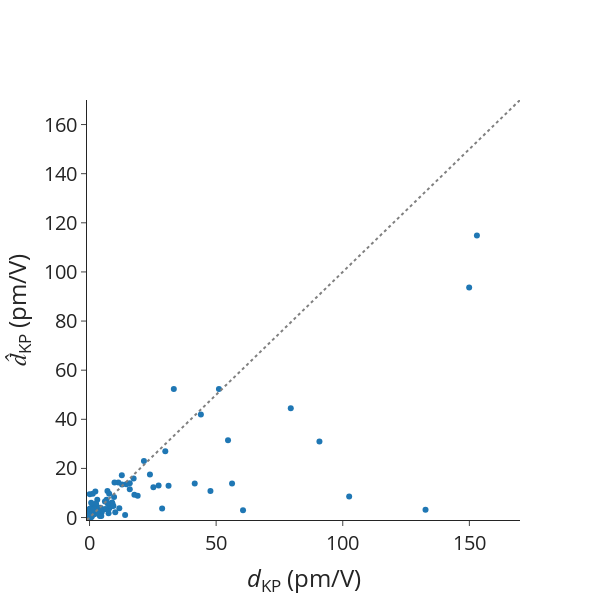

The cell this chart's notebook holds for it:
### Markdown cell above
# Errors on dKP

### Code cell
# Data

mae = mean_absolute_error(df_pred_matten["dKP_true"], df_pred_matten["dKP_matten"])
mape = mean_absolute_percentage_error(
    df_pred_matten["dKP_true"], df_pred_matten["dKP_matten"]
)
rmse = root_mean_squared_error(df_pred_matten["dKP_true"], df_pred_matten["dKP_matten"])
spearmanrho = spearmanr(df_pred_matten["dKP_true"], df_pred_matten["dKP_matten"])
print(f"MAE = {mae}")
print(f"MAPE = {mape}")
print(f"RMSE = {rmse}")
print(f"Rho_sp = {spearmanrho.statistic}")

# Scatter plot for previous outputs.
scatter_dKP = go.Scatter(
    x=df_pred_matten["dKP_true"],
    y=df_pred_matten["dKP_matten"],
    mode="markers",
    name="",
    showlegend=False,
    text=[mpid for mpid in df_pred_matten.index.values],
)

ideal = go.Scatter(
    x=[-1, 200],
    y=[-1, 200],
    mode="lines",
    line=dict(color="gray", dash="dot"),
    showlegend=False,
)

# Layout
layout = go.Layout(
    # title=dict(text='Scatter Plot'),
    xaxis=dict(title="<i>d</i><sub>KP</sub> (pm/V)", range=[-1, 170]),
    yaxis=dict(title="<i>d&#770;</i><sub>KP</sub> (pm/V)", range=[-1, 170]),
    # legend=dict(font=dict(size=12)),
)

# Create figure
fig = go.Figure(data=[scatter_dKP, ideal], layout=layout)

fig.update_layout(
    autosize=False,
    font_size=20,
    width=600,
    height=600,
    # plot_bgcolor="white",
    template="simple_white",
)
fig.update_layout(
    xaxis=dict(
        # tickmode = 'array',
        # tickvals = [1, 2,3,4,5,6,7,8],
        # ticktext = ['One', 'Three', 'Five', 'Seven', 'Nine', 'Eleven']
        showgrid=False,
    ),
    yaxis=dict(
        # tickmode = 'array',
        # tickvals = [1, 2,3,4,5,6,7,8],
        # ticktext = ['One', 'Three', 'Five', 'Seven', 'Nine', 'Eleven']
        showgrid=False,
    ),
)

# Show figure
fig.show()

### Figure 1 — Plotly figure (JSON) as saved in the notebook; plotly's stock layout.template omitted (floating-point values rounded to 4 significant figures)
{"data": [{"mode": "markers", "name": "", "showlegend": false, "text": ["mp-552663", "mp-753401", "mp-23363", "mp-559961", "mp-17066", "mp-29155", "mp-542931", "mp-27316", "mp-6126", "mp-997027", "mp-21521", "mp-8673", "mp-23280", "mp-561664", "mp-23794", "mp-756570", "mp-27987", "mp-550959", "mp-556719", "mp-27914", "mp-29524", "mp-504908", "mp-559065", "mp-769218", "mp-570213", "mp-1023936", "mp-560588", "mp-1222661", "mp-1227993", "mp-567246", "mp-1184796", "mp-1217830", "mp-774907", "mp-672158", "mp-1228522", "mp-504910", "mp-568802", "mp-1222565", "mp-33723", "mp-1227512", "mp-1189731", "mp-28089", "mp-36779", "mp-560521", "mp-571195", "mp-1208039", "mp-1224376", "mp-1219501", "mp-1218158", "mp-17207", "agm003202330", "agm002254137", "agm002186848", "agm002224787", "agm002153716", "mp-1195571", "mp-998230", "mp-1223489", "mp-1029932", "mp-28473", "mp-1228745", "mp-1029652", "mp-985293", "mp-1019889", "mp-1227994", "agm002156258", "mp-559373", "mp-1215615", "mp-1219293", "mp-560699", "agm002156599", "mp-1078049", "mp-554002", "mp-1226863", "agm002848041", "agm002336867", "mp-1222496", "agm003160584", "mp-568328", "agm002137965", "agm002074655", "agm2000085596", "agm005539186", "agm002073755", "agm002149208", "agm002225219", "agm003713453", "agm1000019508", "agm2000011039", "agm005769288", "agm005112928", "agm001266143", "agm005955873", "agm002077911", "agm002097562", "agm2000016398", "agm2000145156", "agm002056302", "agm002190330", "mp-685097", "agm003464867", "agm003204906", "agm002072309", "agm003612680", "agm002128787", "agm2000128632", "agm005882580", "agm003743952", "mp-1029408", "agm2000084944", "mp-998591", "agm004958126", "agm002233061", "agm005605704", "mp-1220818", "mp-761842", "mp-14568", "agm004947354", "agm006056059", "mp-32959", "agm002091778", "agm004951594", "agm002079795", "agm002018585", "agm004786105"], "type": "scatter", "x": [1.116, 2.158, 0.01013, 0.7255, 0.08069, 4.086, 0.7158, 0.09656, 2.733, 10.16, 7.526, 6.72, 0.1045, 0.8595, 0.3089, 14.05, 1.927, 7.802, 1.671, 0.1074, 0.4404, 0.5667, 6.498, 60.61, 132.7, 3.059, 28.67, 41.54, 15.88, 0.3758, 0.1422, 2.575, 2.536, 0.568, 6.088, 2.297, 47.75, 0.5593, 29.92, 27.28, 0.1452, 2.775, 2.416, 0.2478, 102.5, 0.9609, 21.48, 19.01, 2.679, 17.72, 25.22, 149.9, 79.48, 7.074, 0.8145, 0.1531, 5.73, 0.1658, 31.2, 0.4037, 8.9, 3.888, 0.1602, 0.171, 2.372, 0.6697, 0.9893, 23.85, 0.2947, 0.8428, 1.802, 17.41, 0.5056, 0.4343, 0.08345, 153.0, 0.1493, 90.79, 56.28, 0.6487, 3.723, 0.06715, 11.76, 0.7788, 0.1023, 14.51, 4.544, 0.1593, 0.3006, 4.795, 4.642, 43.97, 0.3751, 12.83, 0.3484, 0.00583, 0.01259, 3.414, 15.89, 4.32, 12.75, 11.37, 4.324, 1.263, 9.859, 0.06453, 8.574, 0.1402, 9.691, 0.04986, 9.062, 2.31, 7.162, 33.28, 1.707, 0.7387, 0.05694, 9.426, 0.1132, 1.262, 0.2783, 7.753, 1.171, 54.69, 51.1], "y": [2.611, 2.166, 0.4533, 2.355, 2.343, 0.6512, 0.777, 0.7763, 2.804, 2.118, 1.738, 7.263, 1.036, 0.4887, 1.022, 1.065, 1.362, 3.824, 2.165, 2.174, 2.437, 0.5465, 3.432, 2.976, 3.125, 7.247, 3.661, 13.83, 13.93, 0.1442, 2.513, 5.608, 3.237, 0.7105, 6.534, 10.55, 10.81, 1.039, 26.97, 13.05, 1.309, 2.858, 2.022, 1.009, 8.534, 1.013, 23.06, 8.915, 5.036, 9.258, 12.3, 93.64, 44.49, 10.82, 0.1911, 1.509, 3.422, 0.7019, 12.93, 2.445, 6.102, 2.544, 0.168, 0.3892, 5.528, 2.177, 4.204, 17.58, 0.4448, 1.995, 3.308, 15.91, 2.989, 2.032, 3.189, 114.9, 2.086, 31.0, 13.86, 6.01, 2.047, 9.511, 3.766, 1.167, 2.053, 13.59, 1.945, 2.233, 2.41, 2.124, 0.6062, 42.0, 1.148, 13.47, 0.7148, 1.099, 1.692, 2.712, 11.52, 3.362, 17.2, 14.26, 3.938, 1.835, 14.27, 0.4908, 4.636, 0.3231, 8.365, 2.068, 5.588, 3.888, 5.74, 52.32, 3.345, 1.228, 3.568, 4.709, 1.166, 9.699, 0.9089, 9.736, 2.958, 31.48, 52.34]}, {"line": {"color": "gray", "dash": "dot"}, "mode": "lines", "showlegend": false, "type": "scatter", "x": [-1, 200], "y": [-1, 200]}], "layout": {"autosize": false, "font": {"size": 20}, "height": 600, "width": 600, "xaxis": {"range": [-1, 170], "showgrid": false, "title": {"text": "<i>d</i><sub>KP</sub> (pm/V)"}}, "yaxis": {"range": [-1, 170], "showgrid": false, "title": {"text": "<i>d&#770;</i><sub>KP</sub> (pm/V)"}}}}
